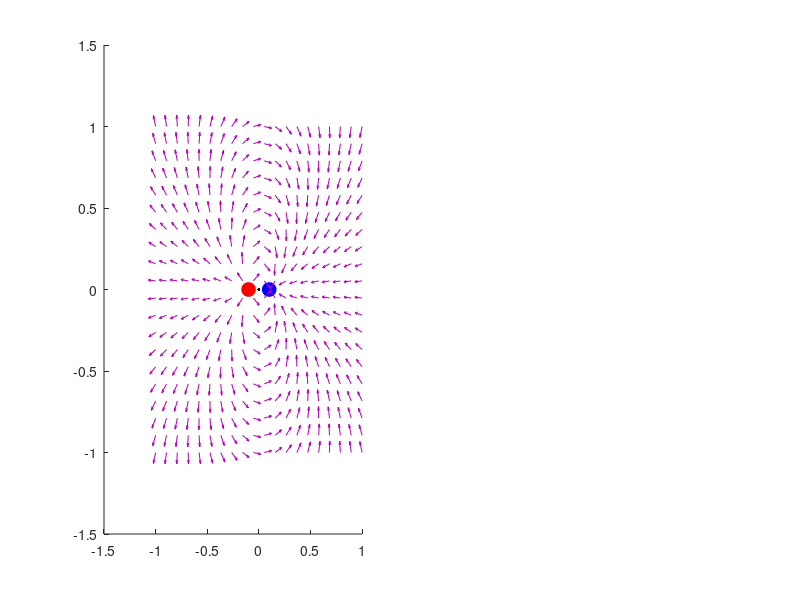

The MATLAB script that drew this image: (Note: this script raises an error after producing the figure.)
% Script para visualizar el campo eléctrico de un dipolo
% Integrantes del equipo: Emiliano Mendez, Oscar Ortiz, Luis Salazar, Veronica Zapata
% Parámetros constantes
q1 = 1e-6;          % Carga positiva (C)
q2 = -1e-6;         % Carga negativa (C)
pos1 = [-0.1, 0];   % Posición de q1
pos2 = [0.1, 0];    % Posición de q2

% Parámetros de visualización
N = 20;             % Resolución de la malla
lim = 1;            % Límites del espacio
kC = 9e9;           % Constante de Coulomb (N·m^2/C^2)

% Crear malla usando la funcion de meshgrid
[xG, yG] = meshgrid(linspace(-lim, lim, N), linspace(-lim, lim, N));

% Iniciación de la matriz de los campos electricos en el eje x y en el eje y
Ex = zeros(size(xG));
Ey = zeros(size(yG));

% Figura para graficar 
figure('Name', 'Campo Eléctrico de Dipolos');
subplot(1, 2, 1); % Subfigura para el campo vectorial

% Calcular el campo eléctrico en cada punto
for i = 1:size(xG, 1)
    for j = 1:size(xG, 2)
        % Campo por q1
        % Se cacula el vector que va desde un punto hasta la carga
        r1x = xG(i, j) - pos1(1);
        r1y = yG(i, j) - pos1(2);
        r1 = sqrt(r1x^2 + r1y^2);
        
        % Usar la funcion matemática eps para disminuir los errores
        % por redondeo
        Ex1 = kC * q1 * r1x / (r1^3 + eps);
        Ey1 = kC * q1 * r1y / (r1^3 + eps);

        % Campo por q2
        % Se cacula el vector que va desde un punto hasta la carga
        r2x = xG(i, j) - pos2(1);
        r2y = yG(i, j) - pos2(2);
        r2 = sqrt(r2x^2 + r2y^2);

        % Usar la funcion matemática eps para disminuir los errores
        % por redondeo
        Ex2 = kC * q2 * r2x / (r2^3 + eps);
        Ey2 = kC * q2 * r2y / (r2^3 + eps);

        % Sumar campos
        Ex(i, j) = Ex1 + Ex2;
        Ey(i, j) = Ey1 + Ey2;
    end
end

% Magnitud del campo eléctrico
E = sqrt(Ex.^2 + Ey.^2);

% Calcular el vector unitario de x y de y para graficar vectores
u = Ex ./ (E + eps); 
v = Ey ./ (E + eps);

% Dibujar cargas
hold on;
plot(pos1(1), pos1(2), 'ro', 'MarkerFaceColor', 'r', 'MarkerSize', 10);
plot(pos2(1), pos2(2), 'bo', 'MarkerFaceColor', 'b', 'MarkerSize', 10);

% Dibujar campo eléctrico con quiver
quiver(xG, yG, u, v, 'autoscalefactor', 0.5, 'Color', [0.7 0 0.7]);
plot(0, 0, 'k.');
datatip(plot(0, 0, 'k.'), 'Location', 'northeast');

title('Campo Eléctrico de Dipolos');
axis([-1 1 -1 1]);
xlabel('x (m)');
ylabel('y (m)');
grid on;
box on;

% Subgráfico para magnitud del campo en y = 0.5 y y = 1
subplot(1, 2, 2);
x_points = linspace(-lim, lim, 200);

for i = 1:length(x_points)
    % y = 0.5
    r1x = x_points(i) - pos1(1);
    r1y = 0.5 - pos1(2);
    r1 = sqrt(r1x^2 + r1y^2);
    
    r2x = x_points(i) - pos2(1);
    r2y = 0.5 - pos2(2);
    r2 = sqrt(r2x^2 + r2y^2);
    
    Ex1 = kC * q1 * r1x / (r1^3 + eps);
    Ey1 = kC * q1 * r1y / (r1^3 + eps);
    Ex2 = kC * q2 * r2x / (r2^3 + eps);
    Ey2 = kC * q2 * r2y / (r2^3 + eps);
    
    Ex_total = Ex1 + Ex2;
    Ey_total = Ey1 + Ey2;
    E_y05(i) = sqrt(Ex_total^2 + Ey_total^2);

    % y = 1
    r1y = 1 - pos1(2);
    r1 = sqrt(r1x^2 + r1y^2);
    
    r2y = 1 - pos2(2);
    r2 = sqrt(r2x^2 + r2y^2);
    
    Ex1 = kC * q1 * r1x / (r1^3 + eps);
    Ey1 = kC * q1 * r1y / (r1^3 + eps);
    Ex2 = kC * q2 * r2x / (r2^3 + eps);
    Ey2 = kC * q2 * r2y / (r2^3 + eps);
    
    Ex_total = Ex1 + Ex2;
    Ey_total = Ey1 + Ey2;
    E_y1(i) = sqrt(Ex_total^2 + Ey_total^2);
end

% Graficar intensidades
plot(x_points, E_y05, 'ro-', 'MarkerIndices', 1:20:length(x_points));
hold on;
plot(x_points, E_y1, 'bs-', 'MarkerIndices', 1:20:length(x_points));
legend('y = 0.5', 'y = 1', 'Location', 'best');
title('Intensidad del Campo Eléctrico');
xlabel('Posición x (m)');
ylabel('Energía (N/C)');
grid on;

% Título general
sgtitle('Campo Eléctrico de Dipolos');
